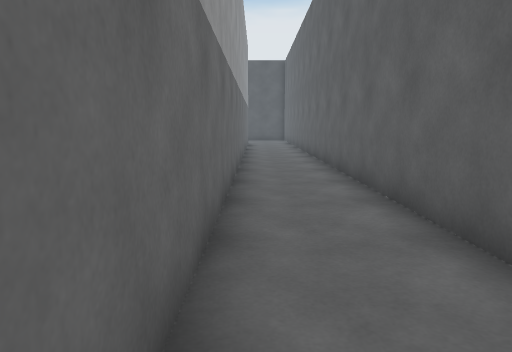
View 1 (above)

21 first-person views from a walk through a 3-D level made in the Unity game engine. The camera is 1.2 m above the floor, tilts 8° down and sees 70° across. The floor is counted in squares, 1 m on a side. Each view is taken from the middle of a square. On the plan, view 1 faces up. The plan holds only what a view shows up to about 15 squares ahead; the rest is blank. The player character is not drawn.

View 2
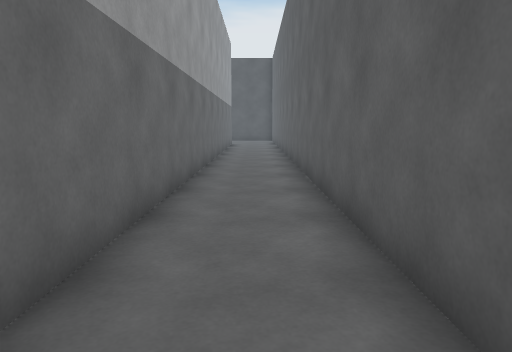

View 3
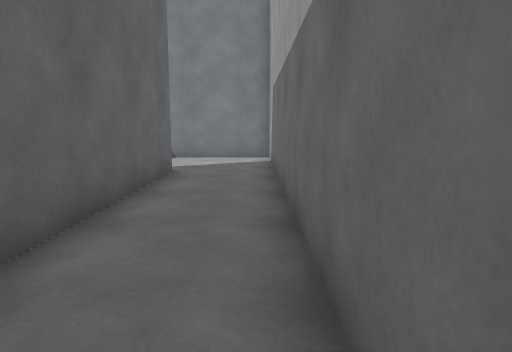

View 4
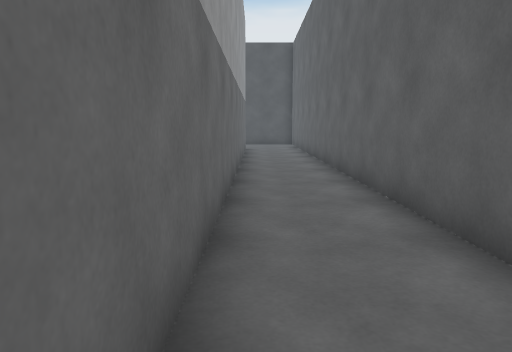

View 5
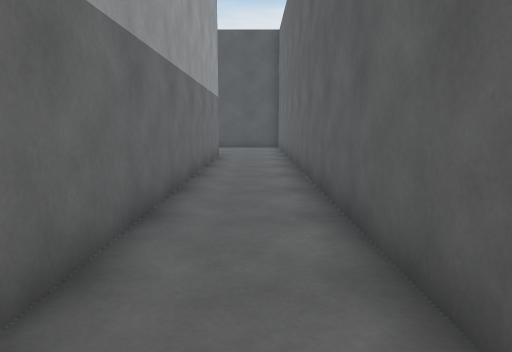

View 6
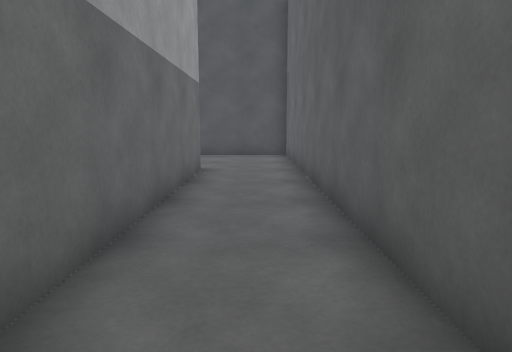

View 7
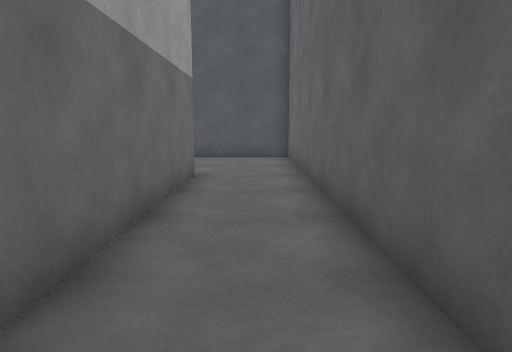

View 8
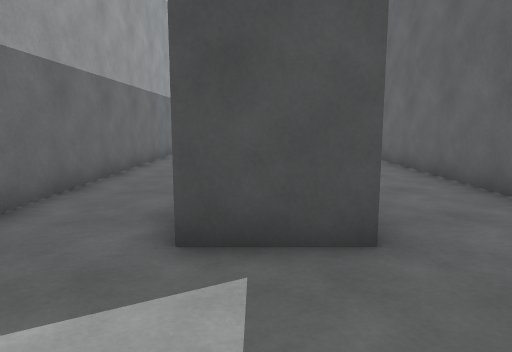

View 9
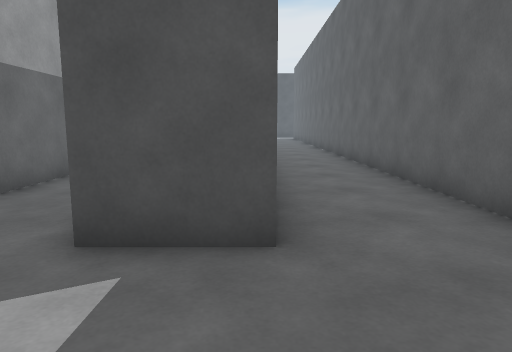

View 10
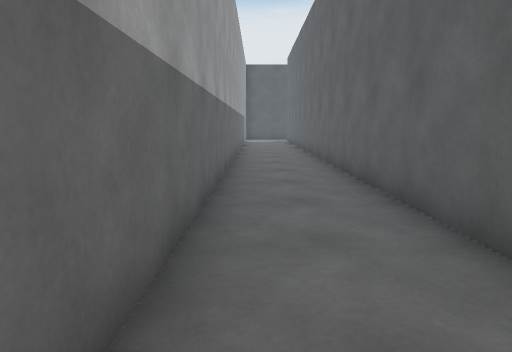

View 11
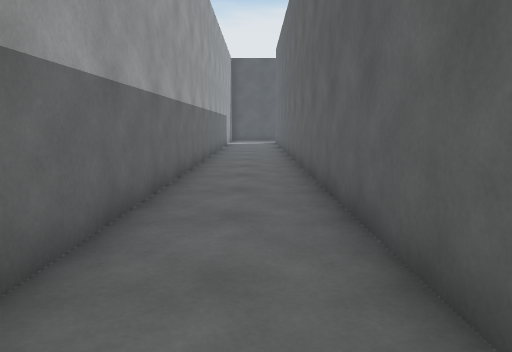

View 12
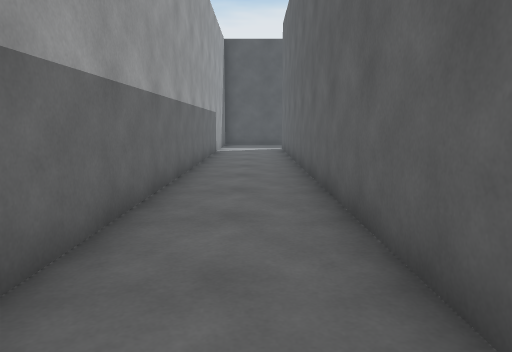

View 13
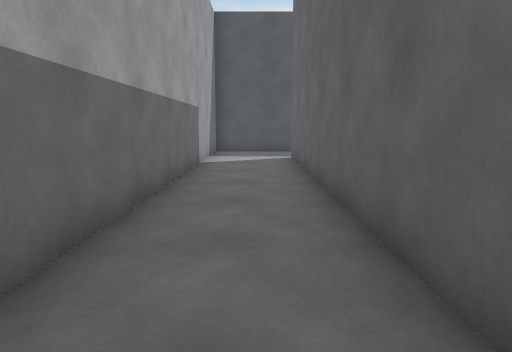

View 14
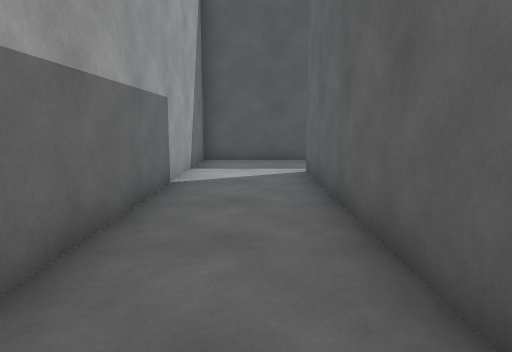

View 15
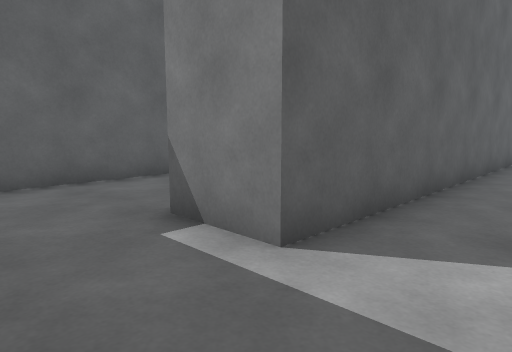

View 16
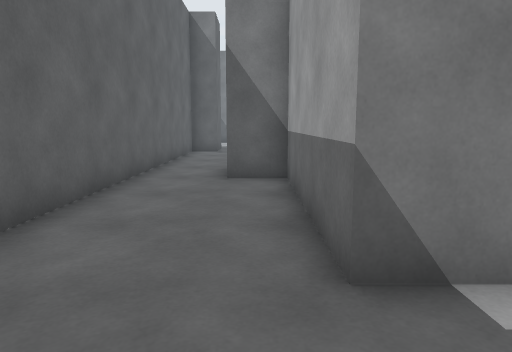

View 17
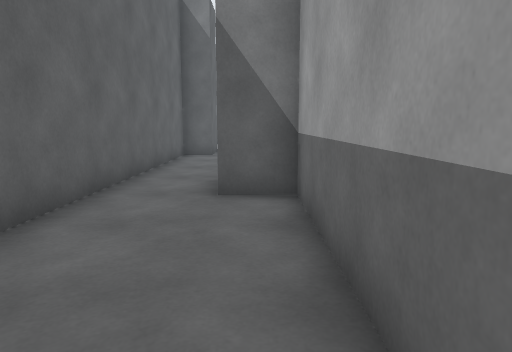

View 18
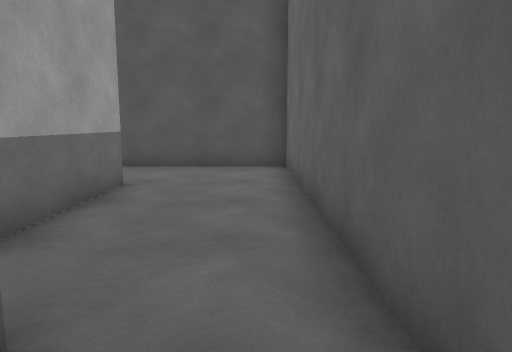

View 19
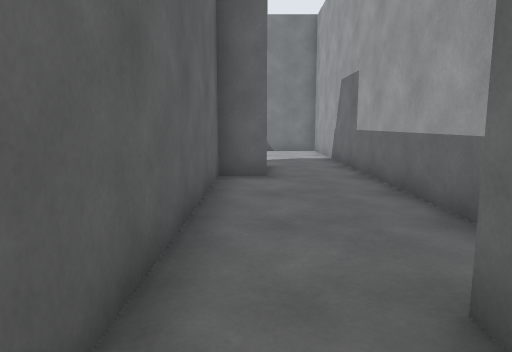

View 20
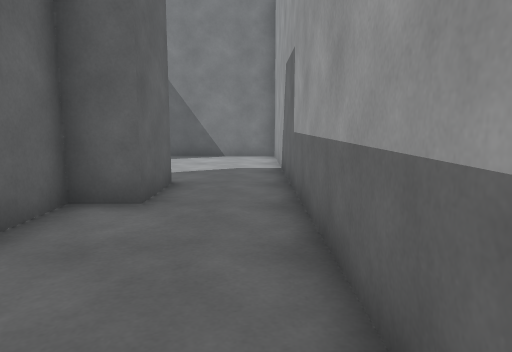

View 21
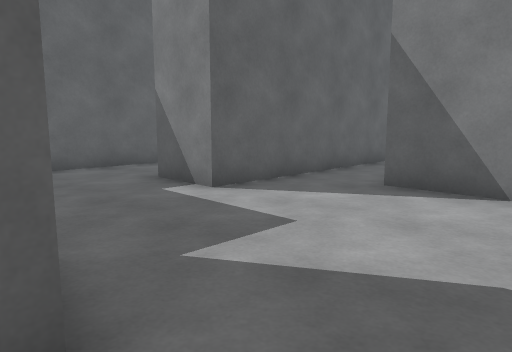

### Floor plan
Ten units are one square. View 1 is at (0, 0); x grows to the right and y downward. Boxes are objects, and circles mark ways between rooms. Rooms are numbered by the first view taken in them; rooms with no view inside come last. Other rooms are left out.
<svg viewBox="-10 -290 191 370">
<path fill="none" stroke="#000" d="M73 25 73 -254M42 35 22 35 22 -245M-5 75 31 75M-5 -239 -5 71M42 -265 42 10M73 -254 93 -254 93 -198 108 -198M129 -195 129 -285 42 -285 42 -265M117 -95 117 -115 129 -115 129 -195M155 -35 155 -57 176 -57M93 -161 93 -31 134 -31M106 -182 106 -178"/>
<circle cx="55" cy="-255" r="3" fill="#2a7"/>
<circle cx="120" cy="-200" r="3" fill="#2a7"/>
<text x="50" y="-80">1</text>
<text x="100" y="-250">2</text>
<text x="120" y="-90">3</text>
</svg>
Room 1 opens to room 2. Room 2 opens to room 3.

Where each view was taken, in squares from view 1:
view 1: 0 up, 0 right, facing up
view 2: 1 up, 1 right, facing up
view 3: 6 up, 0 right, facing down
view 4: 6 up, 0 right, facing up
view 5: 9 up, 1 right, facing up
view 6: 14 up, 1 right, facing up
view 7: 15 up, 1 right, facing up
view 8: 7 down, 3 right, facing up
view 9: 7 down, 4 right, facing up
view 10: 2 down, 5 right, facing up
view 11: 1 up, 6 right, facing up
view 12: 7 up, 6 right, facing up
view 13: 12 up, 6 right, facing up
view 14: 16 up, 6 right, facing up
view 15: 28 up, 5 right, facing down-right
view 16: 28 up, 10 right, facing down
view 17: 26 up, 10 right, facing down
view 18: 18 up, 12 right, facing up
view 19: 20 up, 12 right, facing down
view 20: 17 up, 10 right, facing down
view 21: 10 up, 10 right, facing down-right
